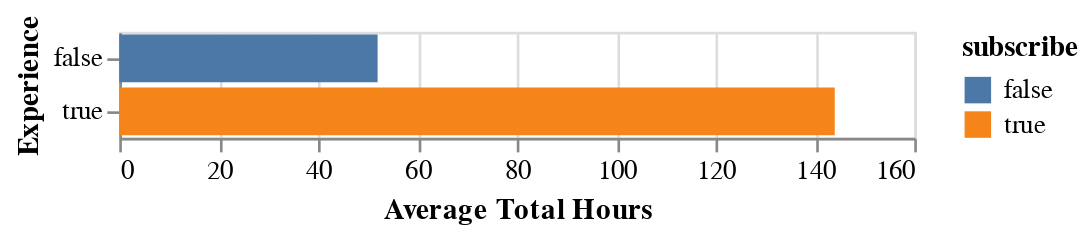

The notebook cell saved with this chart:
### Code cell
alt.Chart(players_wrangled).mark_bar().encode(
    x=alt.X("count(played_hours):Q", title="Average Total Hours"),
    y=alt.Y("subscribe:O", title="Experience"),
    color=alt.Color("subscribe")
)

### Figure 1 — Vega-Lite specification as saved in the notebook (floating-point values rounded to 4 significant figures; data arrays with more than 128 entries replaced by an {"elided": "..."} marker saying what was removed)
{"config": {"view": {"continuousWidth": 300, "continuousHeight": 300}}, "data": {"name": "data-ba234524001346b662a21010a9d2a7cf"}, "mark": {"type": "bar"}, "encoding": {"color": {"field": "subscribe", "type": "nominal"}, "x": {"aggregate": "count", "field": "played_hours", "title": "Average Total Hours", "type": "quantitative"}, "y": {"field": "subscribe", "title": "Experience", "type": "ordinal"}}, "$schema": "https://vega.github.io/schema/vega-lite/v5.20.1.json", "datasets": {"data-ba234524001346b662a21010a9d2a7cf": {"elided": "196 records"}}}
